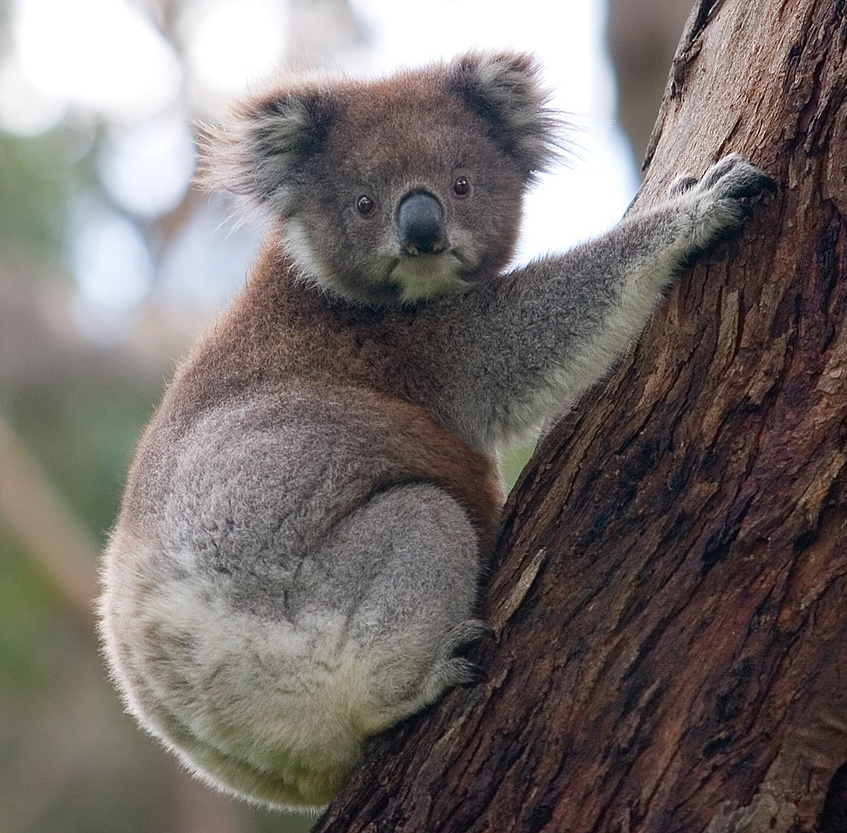
#> input picture koala.jpg, 847 x 833 px, shrunk from 1132 x 1113 before the run
$ python part2.py
#> lines starting #> are read from the running program, lines starting #| are printed output that depends on the picture
import cv2
import numpy as np
import matplotlib.pyplot as plt
from tkinter import Tk, filedialog
from PIL import Image
# Диалоговое окно выбора файла
root = Tk()
root.withdraw()
root.attributes('-topmost', True)

file_path = filedialog.askopenfilename(
    title='Выберите изображение',
    filetypes=[
        ('Изображения', '*.jpg *.jpeg *.png *.bmp *.tif *.tiff *.webp'),
        ('Все файлы', '*.*')
    ]
)
#> the answer given: koala.jpg
root.destroy()

if not file_path:
    print('Файл не выбран. Выход.')
    raise SystemExit

# Чтение файла с поддержкой кириллицы в пути
try:
    #img_array = np.fromfile(file_path, dtype=np.uint8)
    #img = cv2.imdecode(img_array, cv2.IMREAD_COLOR)
    img = Image.open(file_path).convert("RGB")
#> img is the input picture: PIL image 847x833 RGB; mean R, G, B 115.7, 108.7, 105.9
except Exception as e:
    raise FileNotFoundError(f"Не удалось прочитать файл: {file_path}\n{e}")

if img is None:
    raise FileNotFoundError(f"Не удалось декодировать изображение: {file_path}")

pixels = img.load()
img_np = np.array(img)


out_r = Image.new("RGB", img.size)
#> out_r: PIL image 847x833 RGB; every value is 0
out_g = Image.new("RGB", img.size)
out_b = Image.new("RGB", img.size)

r_vals = []
g_vals = []
b_vals = []


pixels_r = out_r.load()
pixels_g = out_g.load()
pixels_b = out_b.load()
width, height = img.size
#> width = 847; height = 833
for x in range(width):
    for y in range(height):
        r, g, b = pixels[x, y]
        pixels_r[x, y] = (r, 0, 0)
        pixels_g[x, y] = (0, g, 0)
        pixels_b[x, y] = (0, 0, b)
        r_vals.append(r)
        g_vals.append(g)
        b_vals.append(b)
#> after the loop, b_vals = 705551 items; g_vals = 705551 items; r_vals = 705551 items

# Создание фигуры с сеткой 2×4 (для изображений и гистограмм)
fig, axes = plt.subplots(2, 4, figsize=(18, 8))

# Верхний ряд: изображения
axes[0, 0].imshow(img)
axes[0, 0].set_title('Исходное изображение')
axes[0, 0].axis('off')

axes[0, 1].imshow(out_r)
axes[0, 1].set_title('Канал R')
axes[0, 1].axis('off')

axes[0, 2].imshow(out_g)
axes[0, 2].set_title('Канал G')
axes[0, 2].axis('off')

axes[0, 3].imshow(out_b)
axes[0, 3].set_title('Канал B')
axes[0, 3].axis('off')

# Нижний ряд: гистограммы
axes[1, 0].hist(r_vals, bins=256, range=[0, 256], color='red')
axes[1, 0].set_title('Гистограмма канала R')
axes[1, 0].set_xlabel('Интенсивность')
axes[1, 0].set_ylabel('Количество пикселей')

axes[1, 1].hist(g_vals, bins=256, range=[0, 256], color='green')
axes[1, 1].set_title('Гистограмма канала G')
axes[1, 1].set_xlabel('Интенсивность')
axes[1, 1].set_ylabel('Количество пикселей')

axes[1, 2].hist(b_vals, bins=256, range=[0, 256], color='blue')
axes[1, 2].set_title('Гистограмма канала B')
axes[1, 2].set_xlabel('Интенсивность')
axes[1, 2].set_ylabel('Количество пикселей')

# 4-я ячейка нижнего ряда не используется - прячем
axes[1, 3].axis('off')

plt.tight_layout()
plt.show()
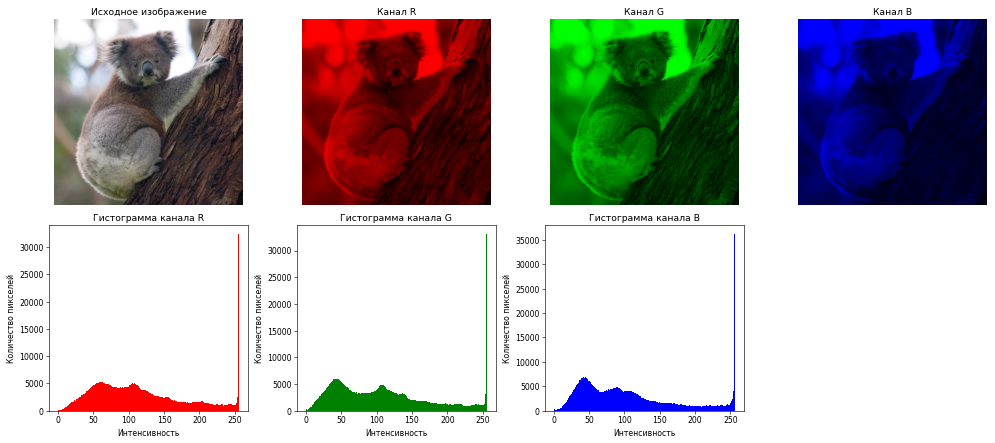
#> figure drawn by matplotlib, 7 panels; panel 5: tallest bar 32358 high, from x = 255 to 256; panel 6: tallest bar 33055 high, from x = 255 to 256; panel 7: tallest bar 36182 high, from x = 255 to 256
